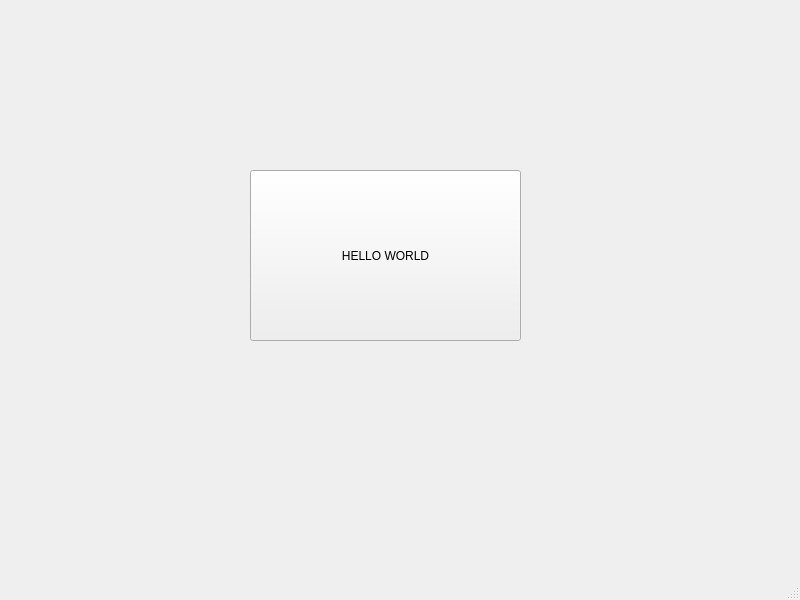
<?xml version="1.0" encoding="UTF-8"?>
<ui version="4.0">
 <class>MainWindow</class>
 <widget class="QMainWindow" name="MainWindow">
  <property name="geometry">
   <rect>
    <x>0</x>
    <y>0</y>
    <width>800</width>
    <height>600</height>
   </rect>
  </property>
  <property name="windowTitle">
   <string>MainWindow</string>
  </property>
  <widget class="QWidget" name="centralwidget">
   <widget class="QPushButton" name="pushButton">
    <property name="geometry">
     <rect>
      <x>250</x>
      <y>170</y>
      <width>271</width>
      <height>171</height>
     </rect>
    </property>
    <property name="text">
     <string>HELLO WORLD</string>
    </property>
   </widget>
  </widget>
  <widget class="QMenuBar" name="menubar">
   <property name="geometry">
    <rect>
     <x>0</x>
     <y>0</y>
     <width>800</width>
     <height>20</height>
    </rect>
   </property>
  </widget>
  <widget class="QStatusBar" name="statusbar"/>
 </widget>
 <resources/>
 <connections/>
</ui>
